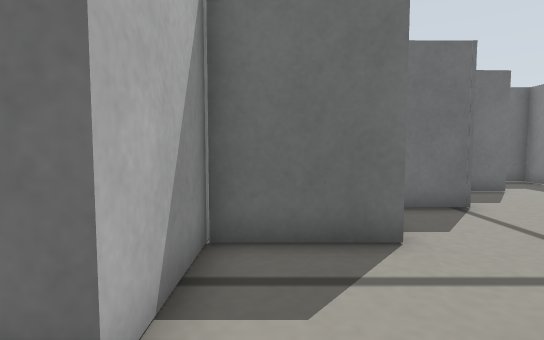
view 1 (above)

24 first-person views from a walk through a robot-simulator world made for Gazebo. The camera is 0.15 m above the floor, tilts 4° down and sees 80° across. The floor is counted in squares, 0.1 m on a side. Each view is taken from the middle of a square. On the plan, view 1 faces up. The plan holds only what a view shows up to about 15 squares ahead; the rest is blank.

view 2
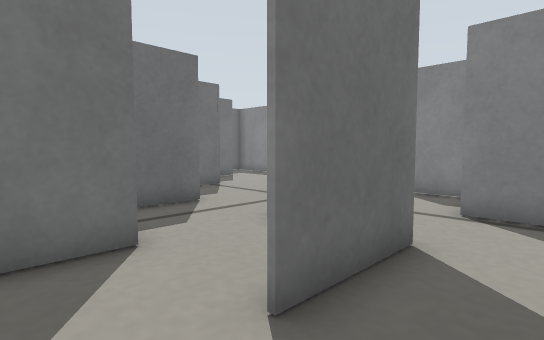

view 3
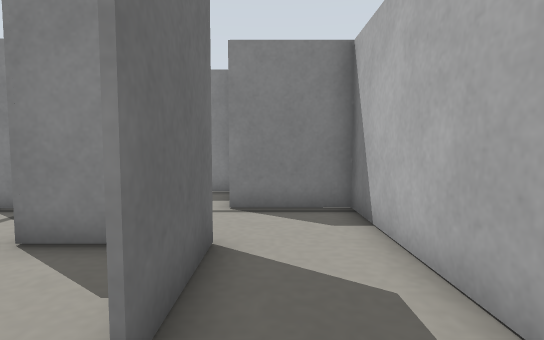

view 4
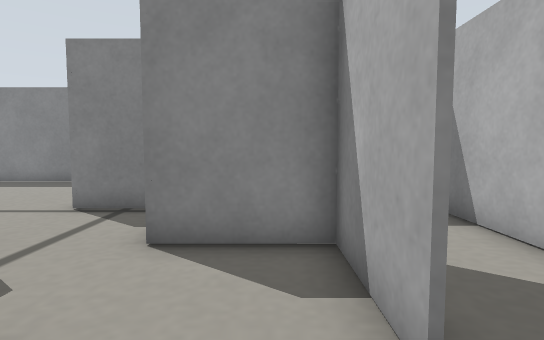

view 5
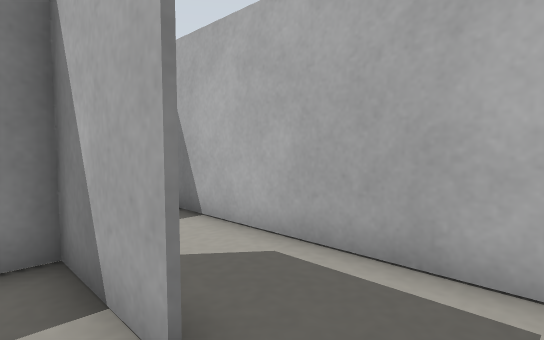

view 6
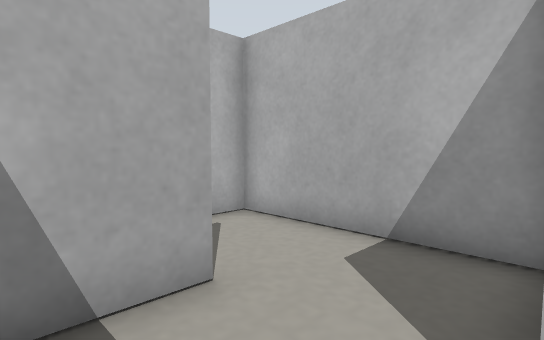

view 7
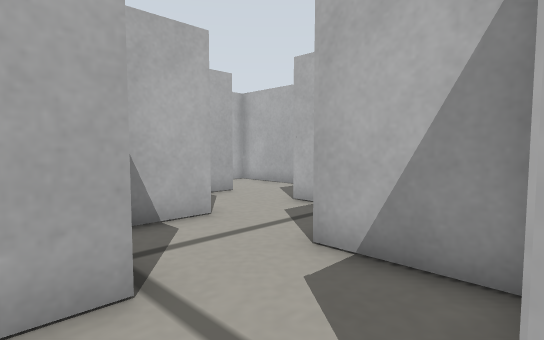

view 8
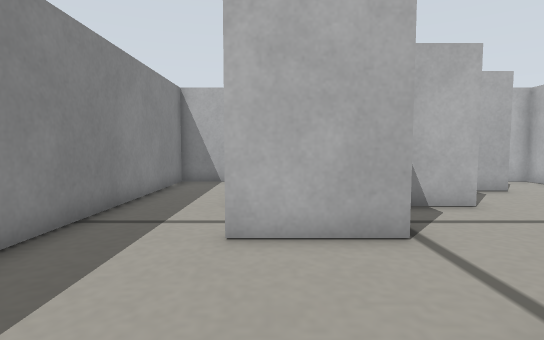

view 9
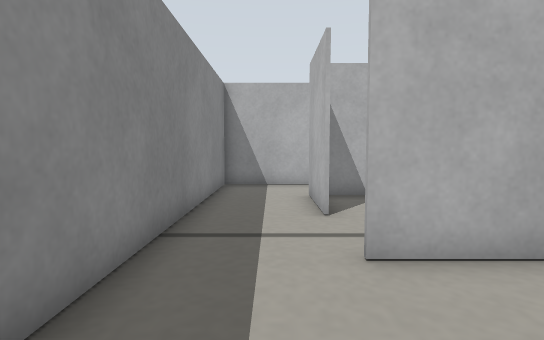

view 10
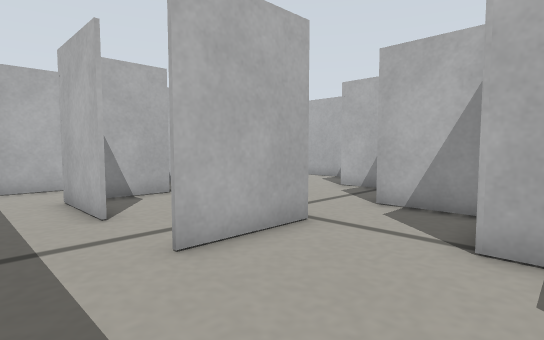

view 11
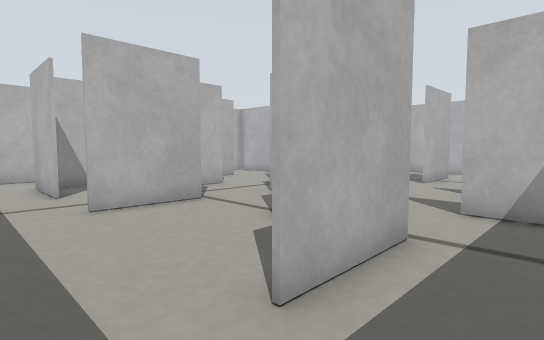

view 12
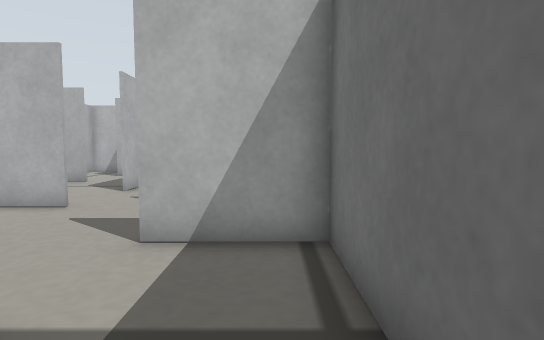

view 13
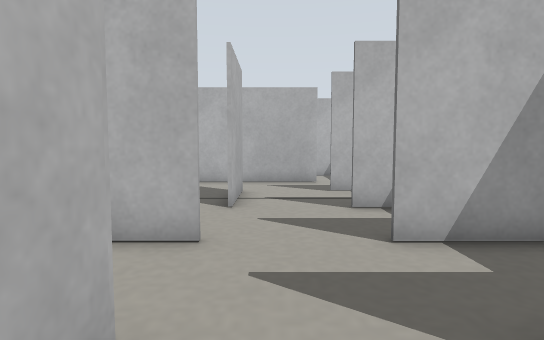

view 14
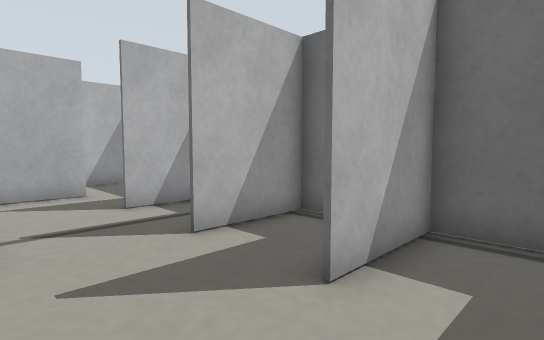

view 15
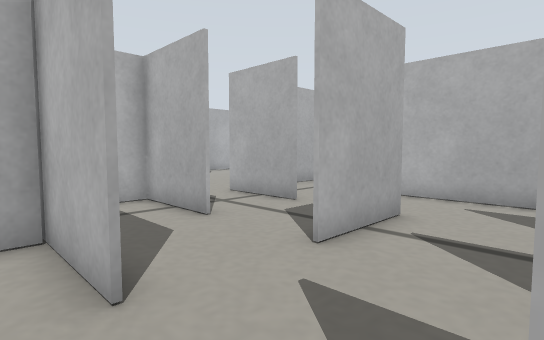

view 16
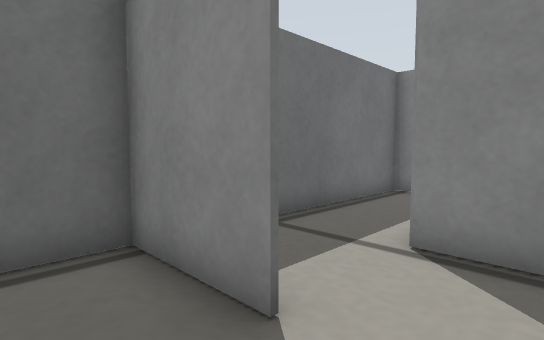

view 17
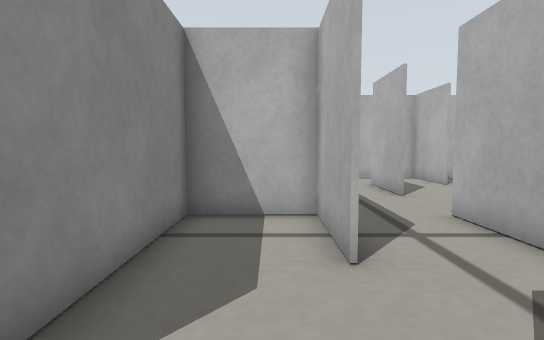

view 18
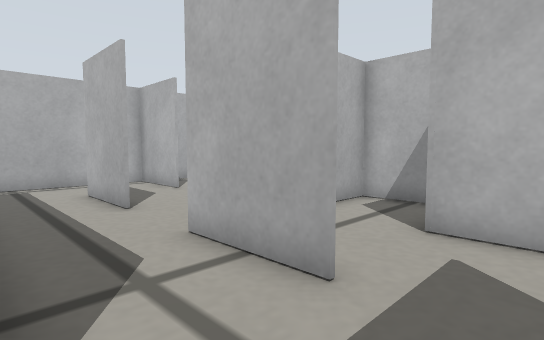

view 19
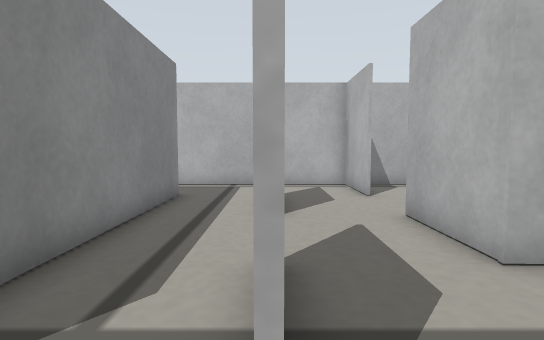

view 20
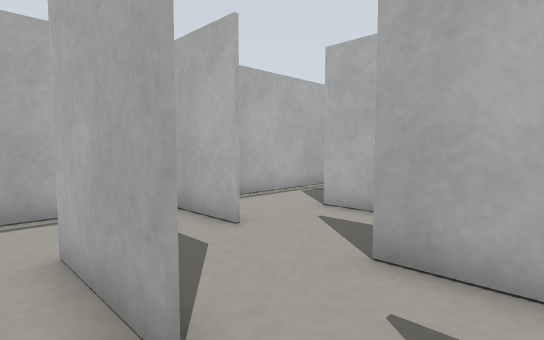

view 21
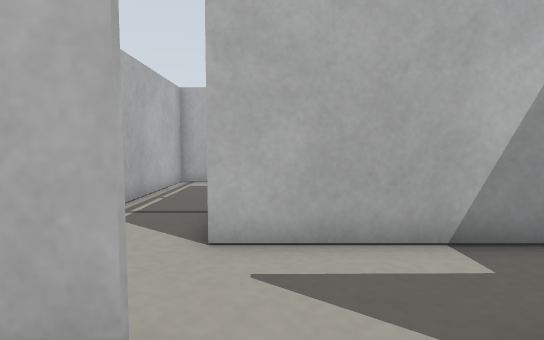

view 22
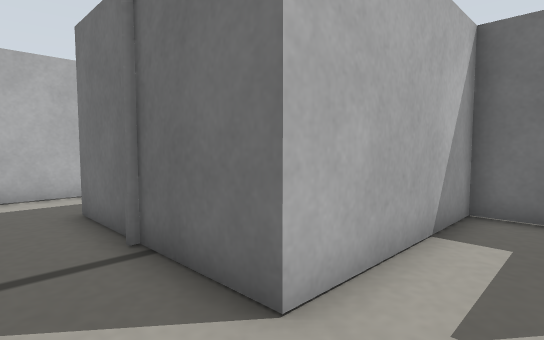

view 23
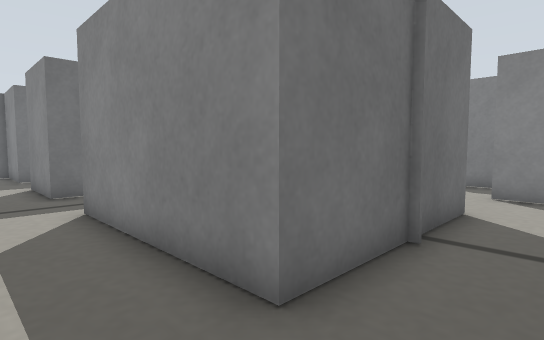

view 24
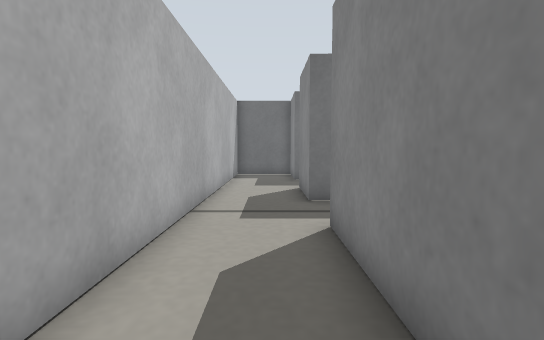

### Floor plan
Points are (right, up) in squares from view 1. A wall is a line through its corners. A room is listed if a view was taken in it or the views show most of it. See-through windows are left out.
Room 1 (views 1, 2, 3, 4, 5, 6)
walls: (2, -1.1) (-1.1, -1.1); (-1.1, -1) (1.9, -1) (1.9, 1.9) (3.6, 1.9); (4.7, 3) (4.7, 4.8); (-1, 5) (-1, 1.8) (-2.6, 1.8); (-4, 2) (-4, -3.9) (4.8, -3.9) (4.8, -1); (2, 7.7) (2, 4.9) (-1, 4.9); (4.9, 7.9) (3.2, 7.9)
ways out: opening at (5, 3.5) to room 2
Room 2 (views 7, 8, 9, 10)
walls: (7.8, 2) (7.8, -1.1); (4.7, 4.8) (7.9, 4.8); (7.8, -0.6) (7.8, 1.2); (10.9, 8.5) (10.9, 10.5); (4.9, 8.7) (4.9, 7.9); (4.8, -1) (7.9, -1); (8, 10.9) (6.6, 10.9); (7.1, -3.9) (10.9, -3.9) (10.9, 6.9)
ways out: opening at (5, 3.5) to room 1; opening at (9, 11) to room 3
Room 3 (views 11, 12)
walls: (4.8, 10.9) (7.9, 11); (10.9, 10.5) (10.9, 13.9) (2, 13.9) (2, 10.9)
ways out: opening at (9, 11) to room 2; opening at (3.5, 11) to room 4
Room 4 (view 13)
walls: (1.9, 8) (2.9, 8); (4.8, 7.8) (4.8, 10.9)
ways out: opening at (3.5, 11) to room 3; opening at (2, 9.5) to room 5
Room 5 (views 14, 15, 16)
walls: (1.9, 10.9) (1.9, 14); (-1, 7.9) (-1, 5) (-0.4, 5); (2, 13.9) (-1, 13.9) (-1, 10.9)
ways out: opening at (2, 9.5) to room 4; opening at (-1, 9) to room 6
Room 6 (view 17)
walls: (-4, 5) (-4, 2); (-3.3, 13.9) (-4, 13.9) (-4, 10.9); (-4, 1.9) (-1.1, 1.9) (-1.1, 6.9)
ways out: opening at (-1, 9) to room 5; opening at (-4, 7.5) to room 7
Room 7 (views 18, 19, 20, 21, 22, 23, 24)
walls: (-12.9, 3.9) (-12.9, -4) (-18.9, -4) (-18.9, 2.1); (-11.6, 1.8) (-13, 1.8); (-13, 1.9) (-9.9, 1.9) (-9.9, -1.1); (-7, 5) (-7, 1.9); (-18.1, 4.9) (-18.9, 4.9) (-18.9, 7.9); (-7.1, 7.9) (-4, 7.9); (-7, -0.9) (-7, -4); (-9.9, 11) (-9.9, 4.9); (-7.1, -3.5) (-7.1, -2.5); (-12.9, 13.2) (-12.9, 11.7); (-10, -5.1) (-10, -3.9); (-18.5, 10.9) (-18.9, 10.9) (-18.9, 13.4); (-7, 12.9) (-7, 11); (-4.1, -4.1) (-4.1, 2.6); (-21.9, 10.9) (-21.9, -6.9) (-10.9, -6.9)
ways out: opening at (-4, 7.5) to room 6; opening at (-7, -4)

Positions as (right, up) in squares from view 1, and headings:
1: (0, 0), facing up
2: (-3, -3), facing up-right
3: (-3, -2), facing right
4: (-3, 0), facing right
5: (-3, 0), facing down-right
6: (1, 2), facing down-left
7: (6, 8), facing down-left
8: (7, 10), facing down
9: (9, 9), facing down
10: (10, 9), facing down-left
11: (10, 13), facing down-left
12: (7, 13), facing left
13: (4, 9), facing left
14: (1, 8), facing up-left
15: (0, 11), facing down-left
16: (0, 9), facing up-right
17: (-3, 9), facing down
18: (-4, 7), facing down-left
19: (-7, 6), facing down
20: (-6, 1), facing down-left
21: (-8, -3), facing left
22: (-11, -6), facing up-left
23: (-21, -6), facing up-right
24: (-20, -4), facing up
